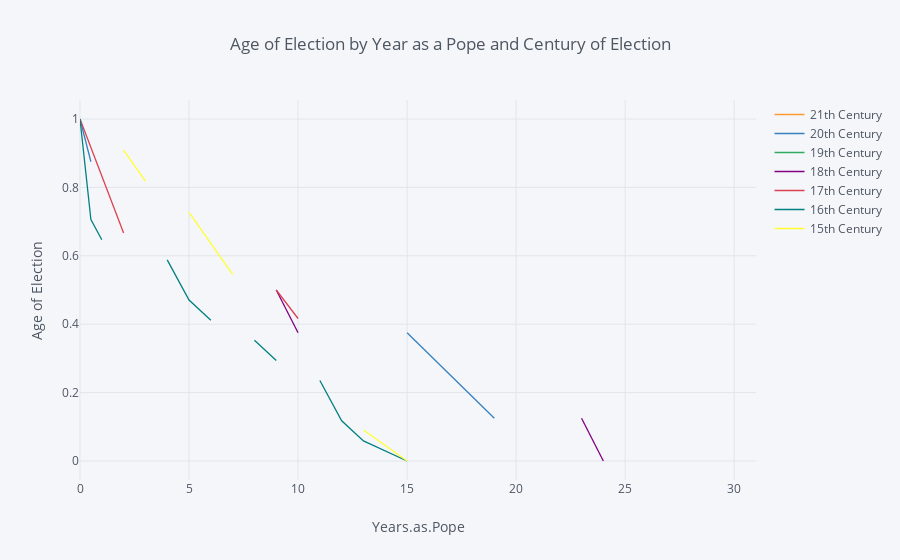

Write notebook code for a chart like this one.
### Code cell
# Survival Curves for Century
rates = survival(pope, 'Century', 'Years.as.Pope', 'Age.Election')

rates.iplot(kind='line', xTitle='Years.as.Pope', yTitle='Age of Election',
            title='Age of Election by Year as a Pope and Century of Election')

### Figure 1 — Plotly figure (JSON) as saved in the notebook; plotly's stock layout.template omitted (floating-point values rounded to 4 significant figures)
{"data": [{"line": {"color": "rgba(255, 153, 51, 1.0)", "dash": "solid", "shape": "linear", "width": 1.3}, "mode": "lines", "name": "21th Century", "text": "", "type": "scatter", "uid": "70f93fda-a088-405c-8ef2-a7168543a08e", "x": [0, 0.5, 1, 2, 3, 4, 5, 6, 7, 7.87, 8, 9, 10, 11, 12, 13, 15, 17, 19, 20, 23, 24, 25, 26, 31], "y": [1, "", "", "", "", "", "", "", "", 0, "", "", "", "", "", "", "", "", "", "", "", "", "", "", ""]}, {"line": {"color": "rgba(55, 128, 191, 1.0)", "dash": "solid", "shape": "linear", "width": 1.3}, "mode": "lines", "name": "20th Century", "text": "", "type": "scatter", "uid": "55f005a5-8541-4e84-aee0-a638e492db10", "x": [0, 0.5, 1, 2, 3, 4, 5, 6, 7, 7.87, 8, 9, 10, 11, 12, 13, 15, 17, 19, 20, 23, 24, 25, 26, 31], "y": [1, 0.875, "", "", "", 0.75, "", "", 0.625, "", "", "", "", 0.5, "", "", 0.375, 0.25, 0.125, "", "", "", "", 0, ""]}, {"line": {"color": "rgba(50, 171, 96, 1.0)", "dash": "solid", "shape": "linear", "width": 1.3}, "mode": "lines", "name": "19th Century", "text": "", "type": "scatter", "uid": "888208ab-2bc0-43b3-874b-122d4f5308f6", "x": [0, 0.5, 1, 2, 3, 4, 5, 6, 7, 7.87, 8, 9, 10, 11, 12, 13, 15, 17, 19, 20, 23, 24, 25, 26, 31], "y": [1, "", 0.8, "", "", "", 0.6, "", "", "", "", "", "", "", "", "", 0.4, "", "", "", "", "", 0.2, "", 0]}, {"line": {"color": "rgba(128, 0, 128, 1.0)", "dash": "solid", "shape": "linear", "width": 1.3}, "mode": "lines", "name": "18th Century", "text": "", "type": "scatter", "uid": "ed420036-46af-4ee6-a109-d94da2ed3f35", "x": [0, 0.5, 1, 2, 3, 4, 5, 6, 7, 7.87, 8, 9, 10, 11, 12, 13, 15, 17, 19, 20, 23, 24, 25, 26, 31], "y": [1, "", "", "", 0.875, "", 0.625, "", "", "", "", 0.5, 0.375, "", "", "", "", 0.25, "", "", 0.125, 0, "", "", ""]}, {"line": {"color": "rgba(219, 64, 82, 1.0)", "dash": "solid", "shape": "linear", "width": 1.3}, "mode": "lines", "name": "17th Century", "text": "", "type": "scatter", "uid": "a946940b-7c01-4018-8b4d-fc37263ee5dd", "x": [0, 0.5, 1, 2, 3, 4, 5, 6, 7, 7.87, 8, 9, 10, 11, 12, 13, 15, 17, 19, 20, 23, 24, 25, 26, 31], "y": [1, 0.9167, 0.8333, 0.6667, "", "", "", 0.5833, "", "", "", 0.5, 0.4167, "", 0.25, "", 0.1667, "", "", 0, "", "", "", "", ""]}, {"line": {"color": "rgba(0, 128, 128, 1.0)", "dash": "solid", "shape": "linear", "width": 1.3}, "mode": "lines", "name": "16th Century", "text": "", "type": "scatter", "uid": "b1420f50-2cab-42be-a74c-ac5df1a16cc4", "x": [0, 0.5, 1, 2, 3, 4, 5, 6, 7, 7.87, 8, 9, 10, 11, 12, 13, 15, 17, 19, 20, 23, 24, 25, 26, 31], "y": [1, 0.7059, 0.6471, "", "", 0.5882, 0.4706, 0.4118, "", "", 0.3529, 0.2941, "", 0.2353, 0.1176, 0.05882, 0, "", "", "", "", "", "", "", ""]}, {"line": {"color": "rgba(255, 255, 51, 1.0)", "dash": "solid", "shape": "linear", "width": 1.3}, "mode": "lines", "name": "15th Century", "text": "", "type": "scatter", "uid": "44b1b212-bd6f-48ba-8228-afae6918f601", "x": [0, 0.5, 1, 2, 3, 4, 5, 6, 7, 7.87, 8, 9, 10, 11, 12, 13, 15, 17, 19, 20, 23, 24, 25, 26, 31], "y": [1, "", "", 0.9091, 0.8182, "", 0.7273, 0.6364, 0.5455, "", 0.3636, "", "", 0.2727, "", 0.09091, 0, "", "", "", "", "", "", "", ""]}], "layout": {"legend": {"bgcolor": "#F5F6F9", "font": {"color": "#4D5663"}}, "paper_bgcolor": "#F5F6F9", "plot_bgcolor": "#F5F6F9", "title": {"font": {"color": "#4D5663"}, "text": "Age of Election by Year as a Pope and Century of Election"}, "xaxis": {"gridcolor": "#E1E5ED", "showgrid": true, "tickfont": {"color": "#4D5663"}, "title": {"font": {"color": "#4D5663"}, "text": "Years.as.Pope"}, "zerolinecolor": "#E1E5ED"}, "yaxis": {"gridcolor": "#E1E5ED", "showgrid": true, "tickfont": {"color": "#4D5663"}, "title": {"font": {"color": "#4D5663"}, "text": "Age of Election"}, "zerolinecolor": "#E1E5ED"}}}
